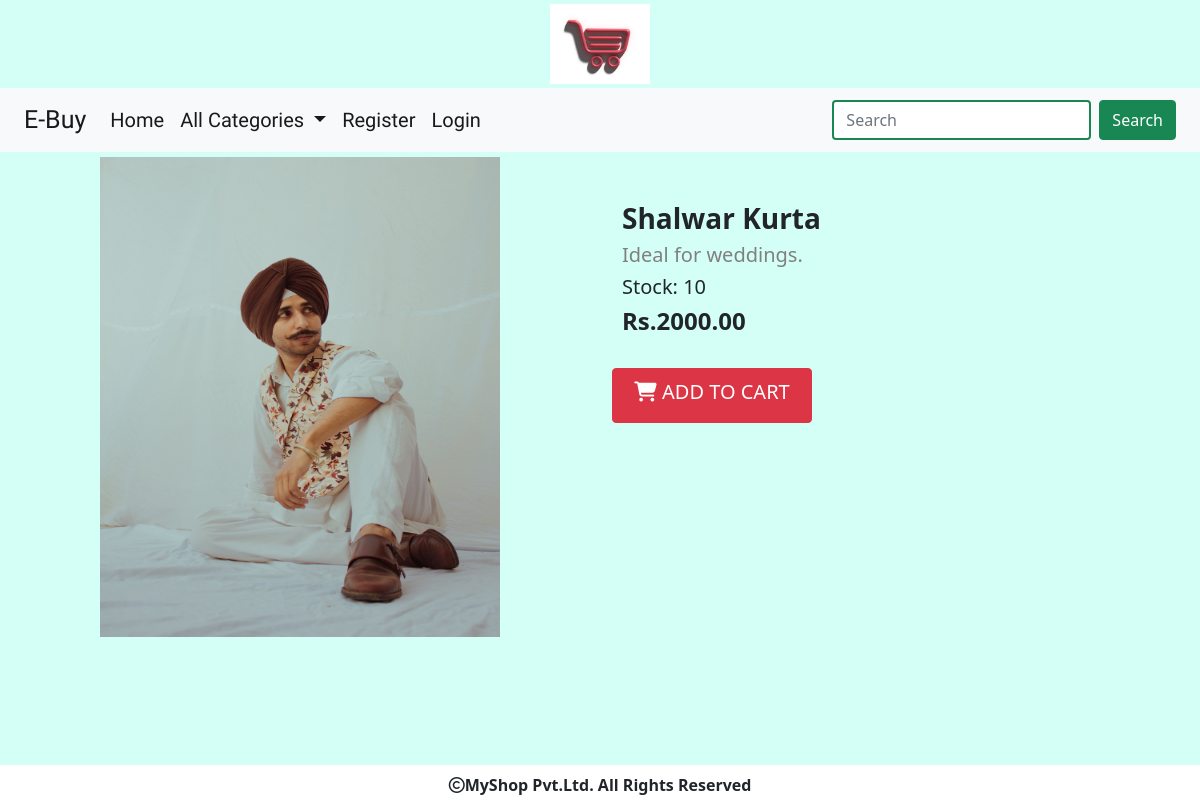
/prodet/2, run on the app's committed database.
### Shop/models.py (models this page shows)
class product(models.Model):
    name= models.CharField(max_length=20)
    category = models.ForeignKey(category, on_delete=models.CASCADE)
    image = models.ImageField(upload_to='Shop/products', blank=True, null=True)
    description= models.TextField()
    price = models.DecimalField(max_digits=10,decimal_places=2)
    stock = models.IntegerField()
    availability = models.BooleanField(default=True)
    created = models.DateTimeField(auto_now_add=True)
    updated = models.DateTimeField(auto_now=True)

### Shop/views.py (the view)
# urls.py: path("prodet/<d>",views.productdetails,name="productdetails"),
def productdetails(request,d):
    p = product.objects.get(id=d)
    return render(request, 'productdetails.html', {"allpro1":p})

### Cart/context_processors.py (called while the page is built, shortened)
def productcount(request):
    item_count=0
    return{'count':item_count}

### Shop/context_processors.py (called while the page is built)
def menu_links(request):
    c = category.objects.all()
    return{'links':c}

### Template/productdetails.html (shortened to what this page needs)
{% extends 'base.html' %}
{% load static %}
{% block content %}
{% if allpro1 %}
<div class="container-fluid" style="margin-bottom:50px">
    <div class="row">
        <div class="col-sm-6" style="height:500px">
            <center>
                <img src="{{allpro1.image.url}}" style="height:480px;width:400px;margin-top:5px">
            </center>
        </div>
        <div class="col-sm-6">
            <h3 style="margin-top:50px;margin-left:10px"><b>{{allpro1.name}}</b></h3>
            <h5 style="margin-left:10px;color:gray">{{allpro1.description}}</h5>
            <h5 style="margin-left:10px;">Stock: {{allpro1.stock}}</h5>
            <h4 style="margin-left:10px"><b>Rs.{{allpro1.price}}</b></h4><br>
            {% if user.is_superuser == False %}
            {% if allpro1.stock <= 0 %}
            <h3 style="color:red">Out of Stock</h3>
            {% else %}
            <a href="{% url 'Cart:addtocart' allpro1.name %}" class="btn btn-danger pt-2" style="height:55px;width:200px;font-size:20px"><i class="fa-solid fa-cart-shopping"></i>
                ADD TO CART</a>
            {% endif %}
            {% endif %}
        </div>
    </div>
</div>
{% endif %}
{% endblock %}

### Static/css/b1.css (style rules this page uses)
body { background-color:#d4fff6; }

### data on the page
product: image (picture), name "Shalwar Kurta", description "Ideal for weddings.", stock "10", price "2000.00"
